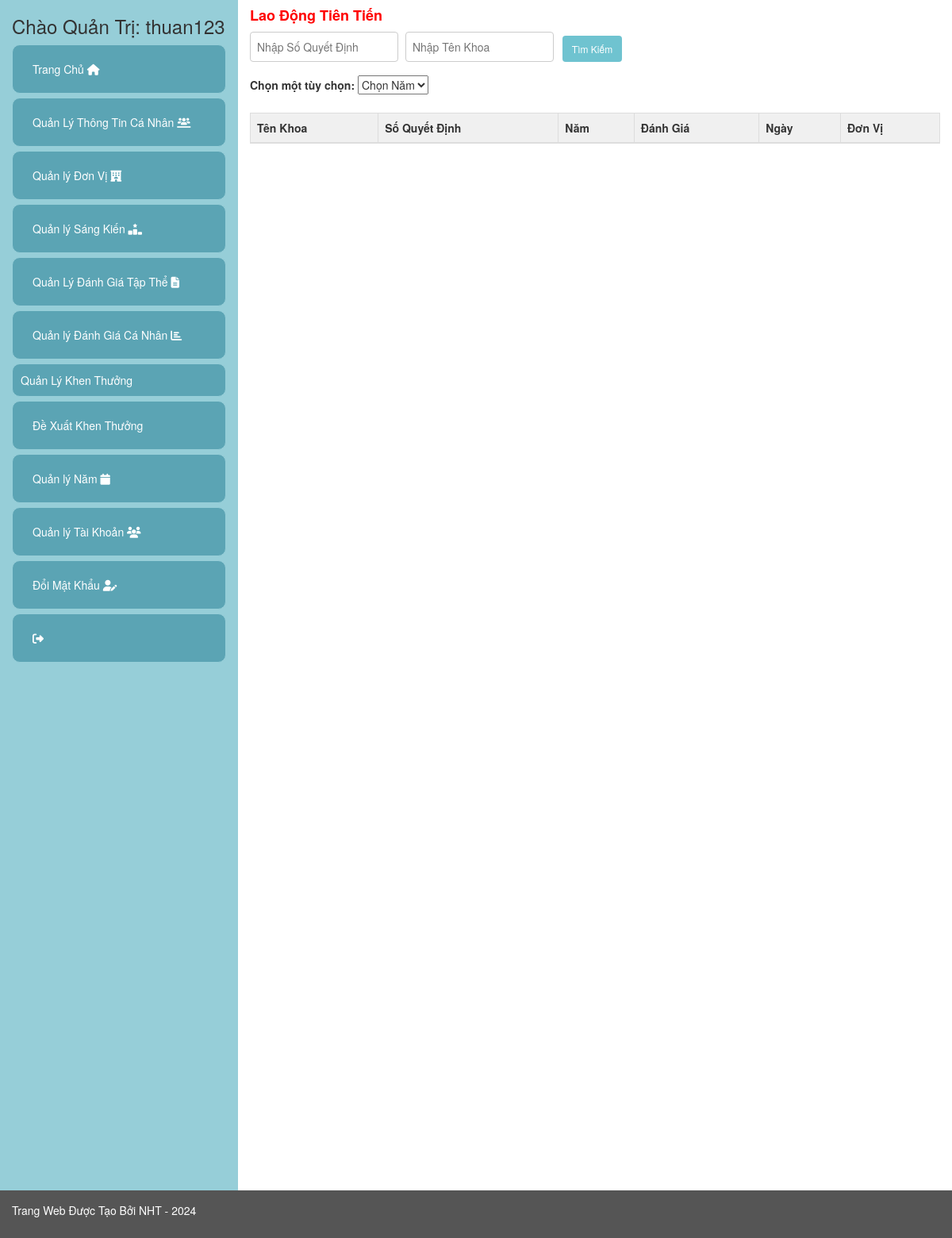
/Admin/index.php?p=danhgiaTTtientienview (signed in), run on an earlier commit of the app's database.
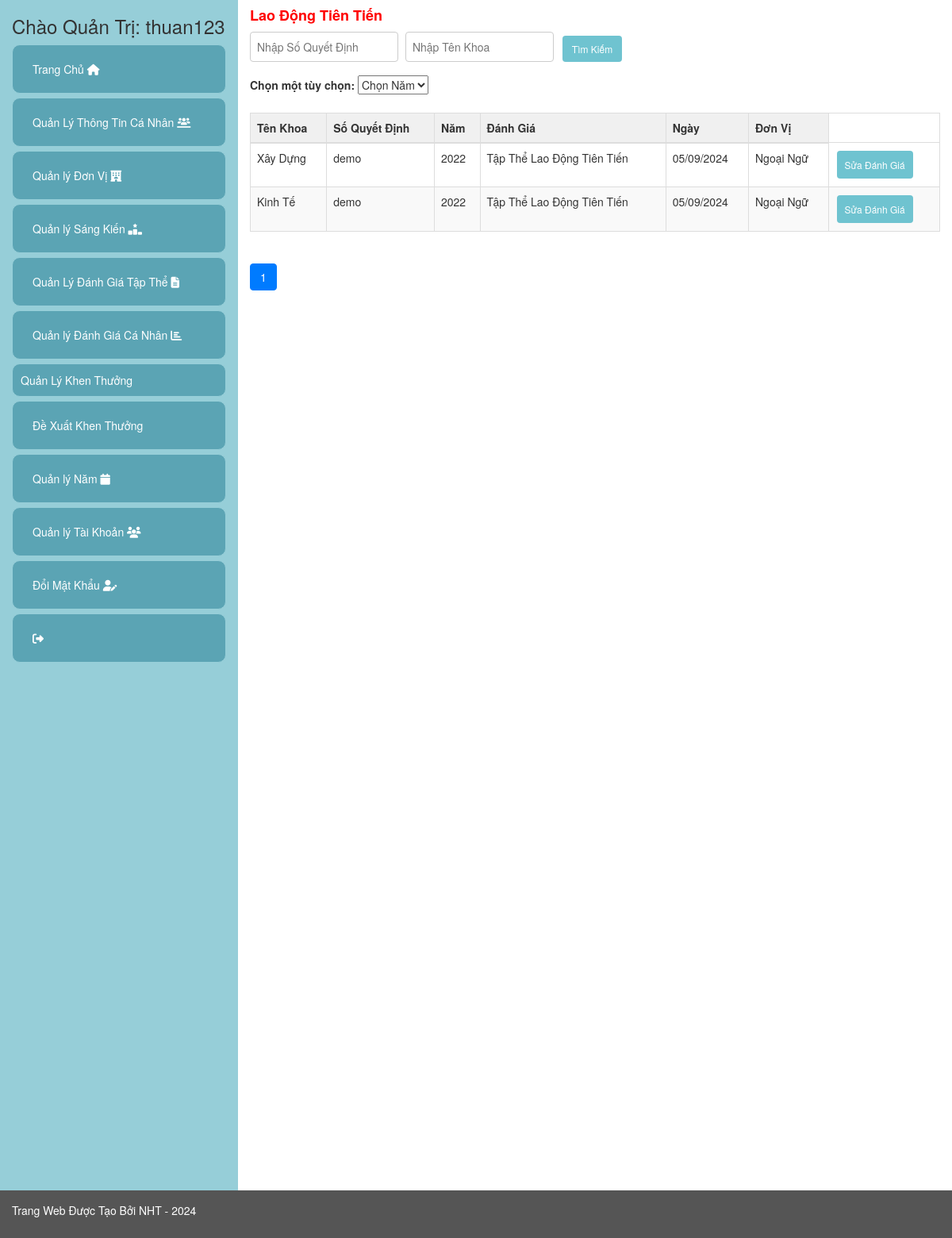
And on a later commit of the database.
### tables this page shows
CREATE TABLE `danhgiatt` (
  `MaDGTT` int(20) NOT NULL,
  `MaKhoa` int(20) NOT NULL,
  `SoQD` varchar(100) NOT NULL,
  `Manam` int(20) NOT NULL,
  `DanhGia` varchar(50) NOT NULL DEFAULT 'Chờ Đánh Giá',
  `Ngay` date NOT NULL,
  `DonVi` varchar(30) NOT NULL
);

CREATE TABLE `khoa` (
  `MaKhoa` int(20) NOT NULL,
  `TenKhoa` varchar(50) NOT NULL,
  `MoTa` varchar(100) NOT NULL
);

CREATE TABLE `nam` (
  `Manam` int(20) NOT NULL,
  `Nam` varchar(20) NOT NULL
);

### Admin/index.php (called while the page is built, shortened)
<?php
    include('../Admin/them.php')
?>

### Admin/danhgiaTT.php (called while the page is built, shortened)
<?php
include('./Khoa.php');
include('./nam.php');
class DanhgiaTT {
    public static function layTongSoDanhGiaTT($conn) {
        $sql = "SELECT COUNT(*) FROM danhgiatt WHERE DanhGia IN ('Tập Thể Lao Động Tiên Tiến')";
        $result = $conn->query($sql);
        $row = $result->fetch_row();
        return $row[0];
    }
    public static function layDanhGiaTTPhanTrang($conn, $startFrom, $recordsPerPage) {
        $sql = "SELECT * FROM danhgiatt WHERE DanhGia IN ('Tập Thể Lao Động Tiên Tiến') ORDER BY Manam ASC LIMIT $startFrom, $recordsPerPage";
        $result = $conn->query($sql);
        $danhgiattList = array();
        if ($result->num_rows > 0) {
            while($row = $result->fetch_assoc()) {
                $khoa_obj = Khoa::layKhoa($conn, $row["MaKhoa"]);
                $nam_obj = Nam::laynam($conn, $row["Manam"]);
                $danhgiatt_obj = new DanhgiaTT();
                $danhgiatt_obj->MaDGTT = $row["MaDGTT"];
                $danhgiatt_obj->MaKhoa = $khoa_obj->TenKhoa;
                $danhgiatt_obj->SoQD = $row["SoQD"];
                $danhgiatt_obj->Manam = $nam_obj->Nam;
                $danhgiatt_obj->DanhGia = $row["DanhGia"];
                $danhgiatt_obj->Ngay = $row["Ngay"];
                $danhgiatt_obj->DonVi = $row["DonVi"];
                $danhgiattList[] = $danhgiatt_obj;
            }
        }
        return $danhgiattList;
    }
}
?>

### Admin/Khoa.php (called while the page is built, shortened)
<?php
class Khoa {
    public static function layKhoa($conn, $id) {
        $sql = "SELECT * FROM Khoa WHERE MaKhoa = $id";
        $result = mysqli_query($conn, $sql);
        $Khoa = new Khoa();
        if ($row = mysqli_fetch_assoc($result)) {
            $Khoa->MaKhoa = $row['MaKhoa'];
            $Khoa->TenKhoa = $row['TenKhoa'];
            $Khoa->MoTa = $row["MoTa"];
        }
        return $Khoa;
    }
}
?>

### Admin/nam.php (called while the page is built, shortened)
<?php
    class Nam {
        public static function laynam($conn, $id) {
            $sql = "SELECT * FROM nam WHERE Manam = $id";
            $result = mysqli_query($conn, $sql);
            $nam = new Nam();
            $row = mysqli_fetch_assoc($result);
            $nam->Manam = $row['Manam'];
            $nam->Nam = $row['Nam'];
            return $nam;
        }
    }
?>

### Admin/danhgiaTTtientienview.php (the view, shortened to what this page needs)
<?php
include('./danhgiaTT.php');
$recordsPerPage = 10;
$currentPage = isset($_GET['page']) ? (int)$_GET['page'] : 1;
$startFrom = ($currentPage - 1) * $recordsPerPage;
$totalRecords = DanhgiaTT::layTongSoDanhGiaTT($conn);
$totalPages = ceil($totalRecords / $recordsPerPage);
$data = DanhgiaTT::layDanhGiaTTPhanTrang($conn, $startFrom, $recordsPerPage);
$awardMap = array(
    'Tập Thể Lạo Động Tiên Tiến' => 'Tập Thể Lạo Động Tiên Tiến',
);
?>
<div class="search-box">
    <input type="text" id="searchSoQD" placeholder="Nhập Số Quyết Định" />
    <input type="text" id="searchTenKhoa" placeholder="Nhập Tên Khoa" />
    <button class="btn btn-custom btn-custom-primary" onclick="searchData()">Tìm Kiếm</button>
</div>
<div class="combobox">
    <label for="options">Chọn một tùy chọn:</label>
    <select name="options" id="options" onchange="fetchAndDisplayDanhGia(this.value)">
        <option value="">Chọn Năm</option>
    </select>
</div>
<table class="table table-bordered">
    <thead>
        <tr>
            <th>Tên Khoa</th>
            <th>Số Quyết Định</th>
            <th>Năm</th>
            <th>Đánh Giá</th>
            <th>Ngày</th>
            <th>Đơn Vị</th>
        </tr>
    </thead>
    <tbody id="danhgiatt-table-body">
        <?php
        foreach ($data as $item) {
            $danhGia = isset($awardMap[$item->DanhGia]) ? $awardMap[$item->DanhGia] : $item->DanhGia;
        ?>
            <tr>
                <td scope="row"><?php echo htmlspecialchars($item->MaKhoa) ; ?></td>
                <td><?php echo htmlspecialchars($item->SoQD ?? "Cần Thêm Số Quyết Đinh Cho $item->MaKhoa");?></td>
                <td><?php echo htmlspecialchars($item->Manam ?? "Cần Thêm Năm Cho $item->MaKhoa"); ?></td>
                <td><?php echo htmlspecialchars($danhGia);?></td>
                <td><?php echo date_format(date_create($item->Ngay), "d/m/Y");?></td>
                <td><?php echo htmlspecialchars($item->DonVi); ?></td>
                <?php if(isset($_SESSION['TenTk']) && $_SESSION['VaiTro'] === 'Quản Trị'){?>
                <td>
                    <button class="btn btn-custom btn-custom-primary" onclick="handleAction('xetdanhgiaTTsua', '<?php echo $item->MaDGTT; ?>')">Sửa Đánh Giá</button>
                </td>
                <?php
               }
               ?>
            </tr>
        <?php
        }
        ?>
    </tbody>
</table>
<nav aria-label="Page navigation">
    <ul class="pagination">
        <?php for ($i = 1; $i <= $totalPages; $i++): ?>
            <li class="page-item <?php echo $i == $currentPage ? 'active' : ''; ?>">
                <a class="page-link" href="?p=danhgiaTTtientienview&page=<?php echo $i; ?>"><?php echo $i; ?></a>
            </li>
        <?php endfor; ?>
    </ul>
</nav>

What changed in the data, as far as the page shows it:
added danhgiatt: MaKhoa.TenKhoa "Xây Dựng", SoQD "demo", Manam.Nam "2022", DanhGia "Tập Thể Lao Động Tiên Tiến", Ngay "05/09/2024", DonVi "Ngoại Ngữ"
added danhgiatt: MaKhoa.TenKhoa "Kinh Tế", SoQD "demo", Manam.Nam "2022", DanhGia "Tập Thể Lao Động Tiên Tiến", Ngay "05/09/2024", DonVi "Ngoại Ngữ"
Also different on the page:
new list line: "1"
